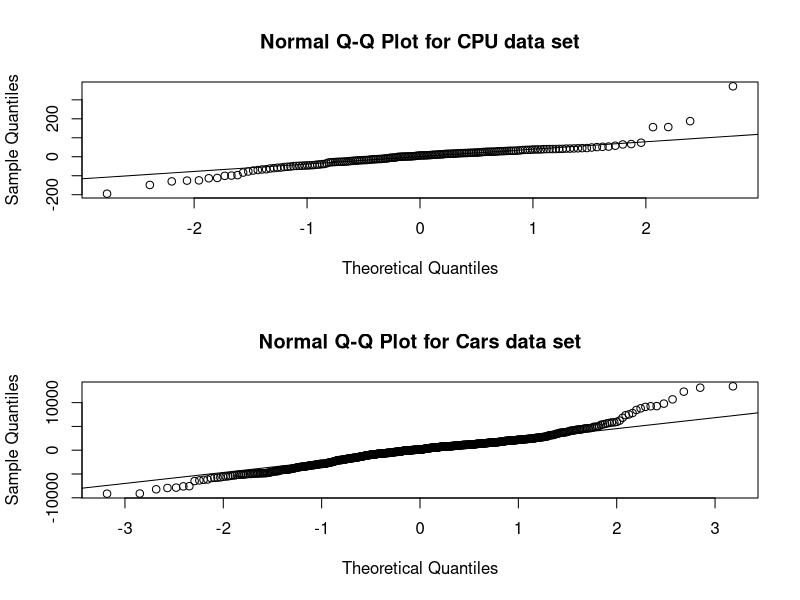
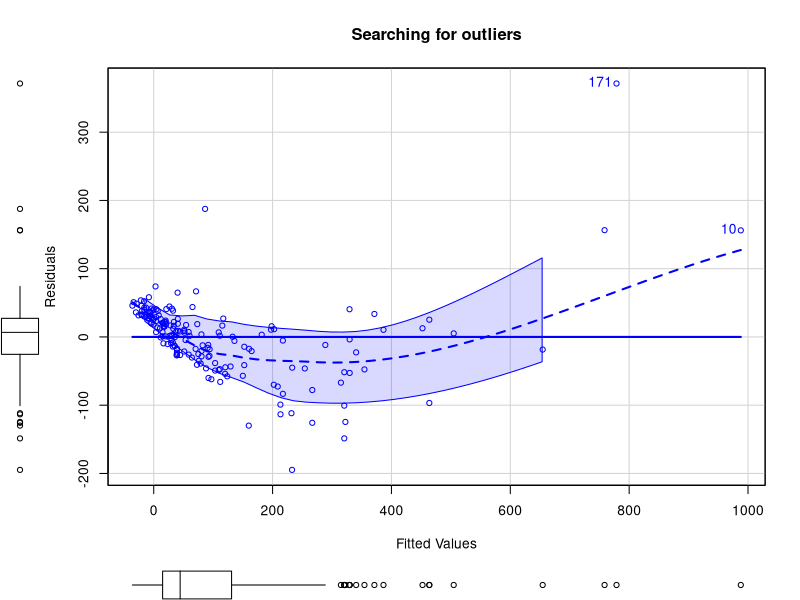
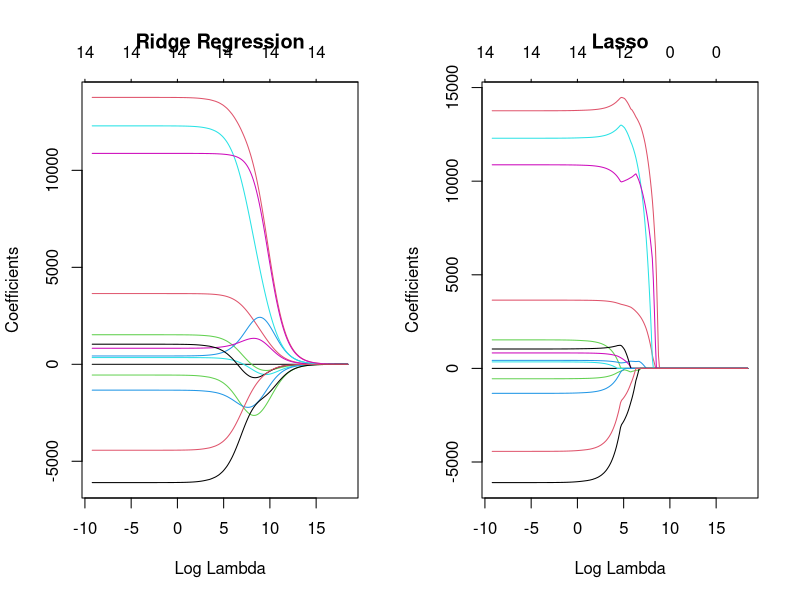

Recreate these plots in R, in order.
## ---- chunk 1
knitr::opts_chunk$set(echo = TRUE)
## ---- chunk 2
library(tidyverse)
library(caret)
library(car)
library(glmnet)
## ---- chunk 3
machine <- read_csv("machine.csv")
cars <- read_csv("cars.csv")
## ---- chunk 4
machine <- machine[, 4:10]
head(machine, n = 5)
## ---- chunk 5
cars <- cars[, -1]
glimpse(cars)
## ---- chunk 6
set.seed(1235)
machine_sampling_vector <- createDataPartition(machine$PRP, p = 0.85, list = FALSE)
machine_train <- machine[machine_sampling_vector,]
machine_train_labels <- machine$PRP[machine_sampling_vector]
machine_test <- machine[-machine_sampling_vector,]
machine_test_labels <- machine$PRP[-machine_sampling_vector]
machine_train_features <- machine[, 1:6]
## ---- chunk 7
set.seed(2345)
cars_sampling_vector <- createDataPartition(cars$Price, p = 0.85, list = FALSE)
cars_train <- cars[cars_sampling_vector,]
cars_train_labels <- cars$Price[cars_sampling_vector]
cars_test <- cars[-cars_sampling_vector,]
cars_test_labels <- cars$Price[-cars_sampling_vector]
cars_train_features <- cars[,-1]
## ---- chunk 8
machine_correlations <- cor(machine_train_features)
findCorrelation(machine_correlations)
## ---- chunk 9
findCorrelation(machine_correlations, cutoff = 0.75)
cor(machine_train$MMIN, machine_train$MMAX)
## ---- chunk 10
findLinearCombos(machine_correlations)
## ---- chunk 11
cars_cor <- cor(cars_train_features)
findCorrelation(cars_cor)
## ---- chunk 12
findCorrelation(cars_cor, cutoff = 0.75)
## ---- chunk 13
cor(cars$Doors,cars$coupe)
table(cars$coupe,cars$Doors)
## ---- chunk 14
findLinearCombos(cars)
## ---- chunk 15
cars <- cars[,c(-15, -18)]
cars_sampling_vector <- createDataPartition(cars$Price, p = 0.85, list = FALSE)
cars_train <- cars[cars_sampling_vector,]
cars_train_labels <- cars$Price[cars_sampling_vector]
cars_test <- cars[-cars_sampling_vector,]
cars_test_labels <- cars$Price[-cars_sampling_vector]
cars_train_features <- cars[,-1]
## ---- chunk 16
machine_model1 <- lm(PRP ~ ., data = machine_train)
cars_model1 <- lm(Price ~ ., data = cars_train)
## ---- chunk 17
summary(machine_model1)
## ---- chunk 18
summary(cars_model1)
## ---- chunk 19
alias(cars_model1)
## ---- chunk 20
cars_model2 <- lm(Price ~. -Saturn, data = cars_train)
summary(cars_model2)
## ---- chunk 21
summary(cars_model2$residuals)
mean(cars_train$Price)
## ---- chunk 22
par(mfrow = c(2, 1))
machine_residuals <- machine_model1$residuals
qqnorm(machine_residuals, main = "Normal Q-Q Plot for CPU data set")
qqline(machine_residuals)
cars_residuals <- cars_model2$residuals
qqnorm(cars_residuals, main = "Normal Q-Q Plot for Cars data set")
qqline(cars_residuals)
## ---- chunk 23
summary(machine_model1)
## ---- chunk 24
q <- 0.037404 / 0.016382
q

pt(q, df = 172, lower.tail = F) * 2
## ---- chunk 25
n_machine <- nrow(machine_train)
k_machine <- length(machine_model1$coefficients) - 1
sqrt(sum(machine_model1$residuals ^ 2) / (n_machine - k_machine - 1))
## ---- chunk 26
n_cars <- nrow(cars_train)
k_cars <- length(cars_model2$coefficients) - 1
sqrt(sum(cars_model2$residuals ^ 2) / (n_cars - k_cars - 1))
## ---- chunk 27
mean(machine_train$PRP)

mean(cars_train$Price)
## ---- chunk 28
compute_rsquared <- function(x, y) {
  rss <- sum((x - y) ^ 2)
  tss <- sum((y - mean(y)) ^ 2)
  return(1 - (rss / tss))
}

compute_rsquared(machine_model1$fitted.values, machine_train$PRP)
## ---- chunk 29
compute_rsquared(cars_model2$fitted.values, cars_train$Price)
## ---- chunk 30
compute_adjusted_rsquared <- function(x, y, k) {
  n <- length(y)
  r2 <- compute_rsquared(x, y)
  return(1 - ((1 - r2) * (n - 1) / (n - k - 1)))
}

compute_adjusted_rsquared(machine_model1$fitted.values, machine_train$PRP, k_machine)
## ---- chunk 31
compute_adjusted_rsquared(cars_model2$fitted.values, cars_train$Price, k_cars)
## ---- chunk 32
machine_model1_predictions <- predict(machine_model1, machine_test)
cars_model2_predictions <- predict(cars_model2, cars_test)
## ---- chunk 33
compute_mse <- function(predictions, actual) { 
  mean( (predictions - actual) ^ 2 ) 
}
## ---- chunk 34
compute_mse(machine_model1$fitted.values, machine_train$PRP)
## ---- chunk 35
compute_mse(machine_model1_predictions, machine_test$PRP)
## ---- chunk 36
compute_mse(cars_model2$fitted.values, cars_train$Price)
## ---- chunk 37
compute_mse(cars_model2_predictions, cars_test$Price)
## ---- chunk 38
vif(cars_model2)
## ---- chunk 39
sedan_model <- lm(sedan ~ .-Price -Saturn, data = cars_train)
sedan_r2 <- compute_rsquared(sedan_model$fitted.values, cars_train$sedan)
1 / (1-sedan_r2)
## ---- chunk 40
scatterplot(machine_model1$fitted.values, machine_model1$residuals, id = TRUE, xlab = "Fitted Values", ylab = "Residuals", main = "Searching for outliers")
## ---- chunk 41
machine_model2 <- lm(PRP ~ ., data = machine_train[!(rownames(machine_train)) %in% c(171),])

summary(machine_model2)
## ---- chunk 42
sqrt(sum(machine_model1$residuals ^ 2) / (n_machine - k_machine - 1))
## ---- chunk 43
k_machine <- length(machine_model2$coefficients) - 1
sqrt(sum(machine_model2$residuals ^ 2) / (n_machine - k_machine - 1))
## ---- chunk 44
compute_mse(machine_model1_predictions, machine_test$PRP)
## ---- chunk 45
machine_model2_predictions <- predict(machine_model2, machine_test)
compute_mse(machine_model2_predictions, machine_test$PRP)
## ---- chunk 46
machine_model_null <- lm(PRP ~ 1, data = machine_train[!(rownames(machine_train)) %in% c(171),])
cars_model_null <- lm(Price ~ 1, data = cars_train)
## ---- chunk 47
machine_model3 <- step(machine_model_null, scope = list(lower = machine_model_null, upper = machine_model2), direction = "forward")
## ---- chunk 48
cars_model3 <- step(cars_model2, scope = list(lower=cars_model_null, upper=cars_model2), direction = "backward")
## ---- chunk 49
machine_model3_predictions <- predict(machine_model3, machine_test)
compute_mse(machine_model3_predictions, machine_test$PRP)
## ---- chunk 50
cars_model3_predictions <- predict(cars_model3, cars_test)
compute_mse(cars_model3_predictions, cars_test$Price)
## ---- chunk 51
cars_train_mat <- model.matrix(Price ~ .-Saturn, cars_train)[,-1]
lambdas <- 10 ^ seq(8, -4, length = 250)
cars_models_ridge <- glmnet(cars_train_mat, cars_train$Price, alpha = 0, lambda = lambdas)
cars_models_lasso <- glmnet(cars_train_mat, cars_train$Price, alpha = 1, lambda = lambdas)
## ---- chunk 52
layout(matrix(c(1, 2), 1, 2))
plot(cars_models_ridge, xvar = "lambda", main = "Ridge Regression")
plot(cars_models_lasso, xvar = "lambda", main = "Lasso")
## ---- chunk 53
ridge.cv <- cv.glmnet(cars_train_mat, cars_train$Price, alpha = 0)
lambda_ridge <- ridge.cv$lambda.min
lambda_ridge
## ---- chunk 54
lasso.cv <- cv.glmnet(cars_train_mat, cars_train$Price, alpha = 1)
lambda_lasso <- lasso.cv$lambda.min
lambda_lasso
## ---- chunk 55
cars_test_mat <- model.matrix(Price ~ . -Saturn, cars_test)[,-1]
cars_ridge_predictions <- predict(cars_models_ridge, s = lambda_ridge, newx = cars_test_mat)
compute_mse(cars_ridge_predictions, cars_test$Price)
## ---- chunk 56
cars_lasso_predictions <- predict(cars_models_lasso, s = lambda_lasso, newx = cars_test_mat)
compute_mse(cars_lasso_predictions, cars_test$Price)
